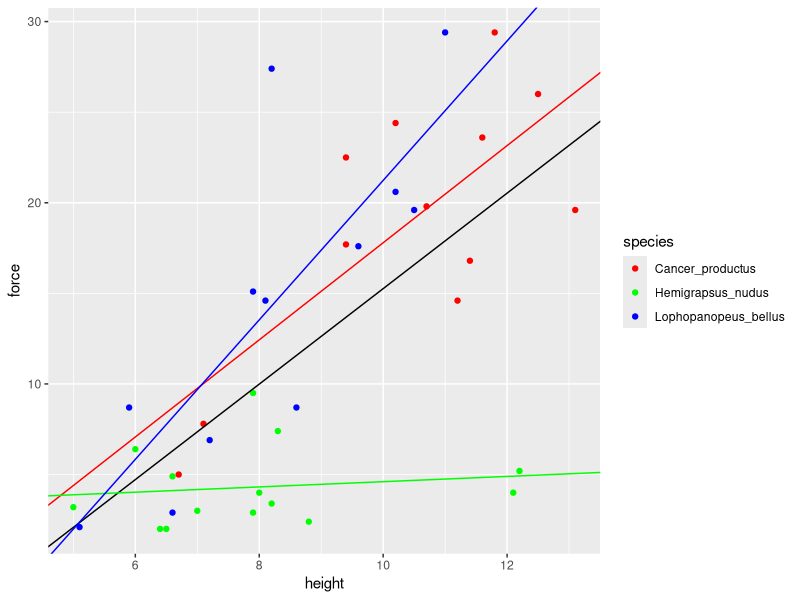
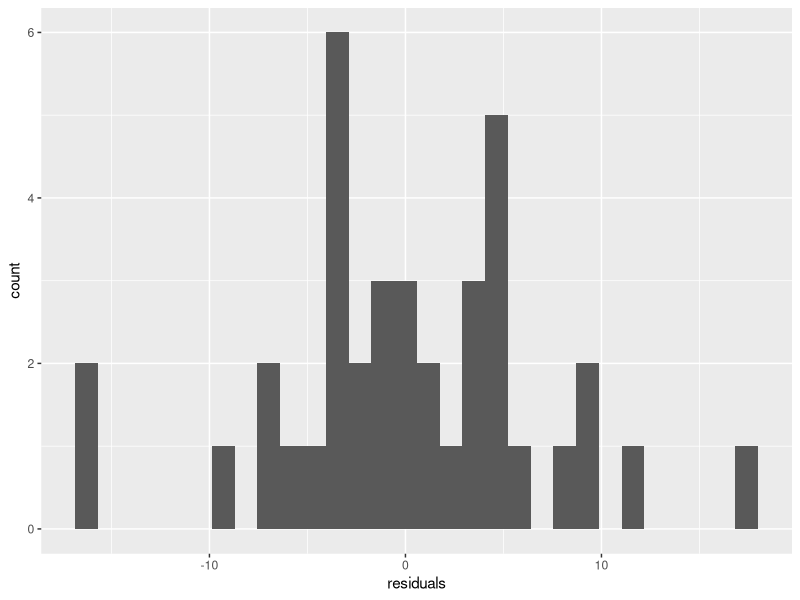
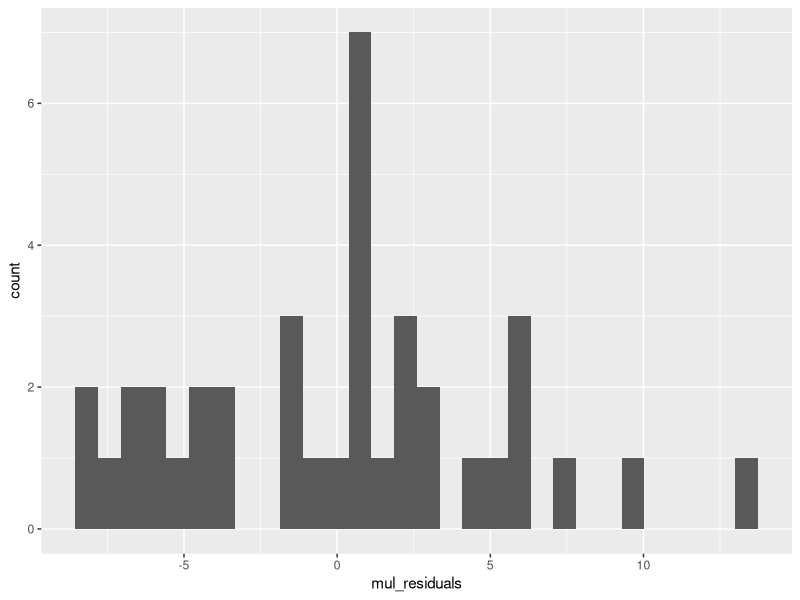
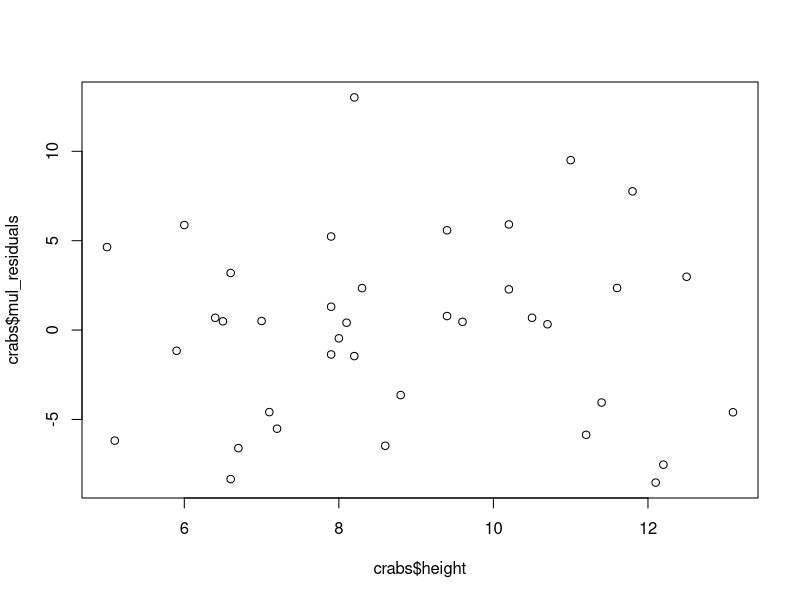
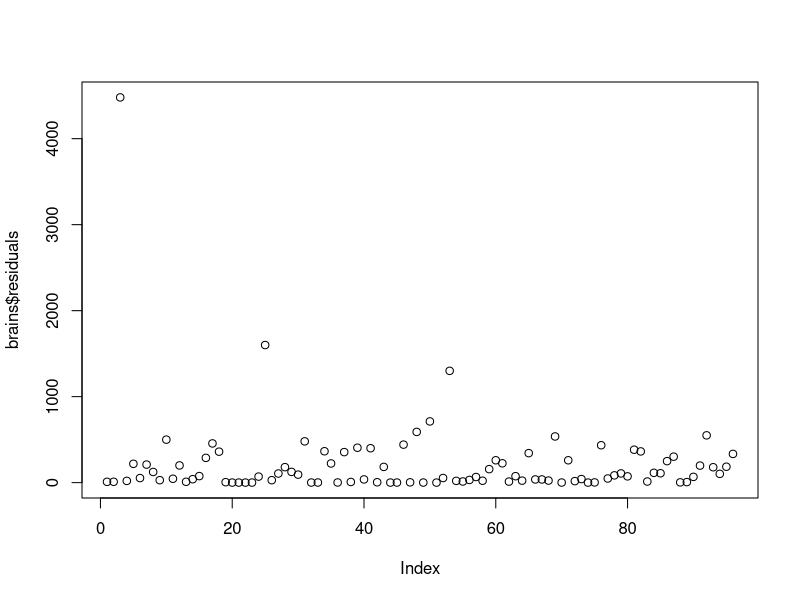
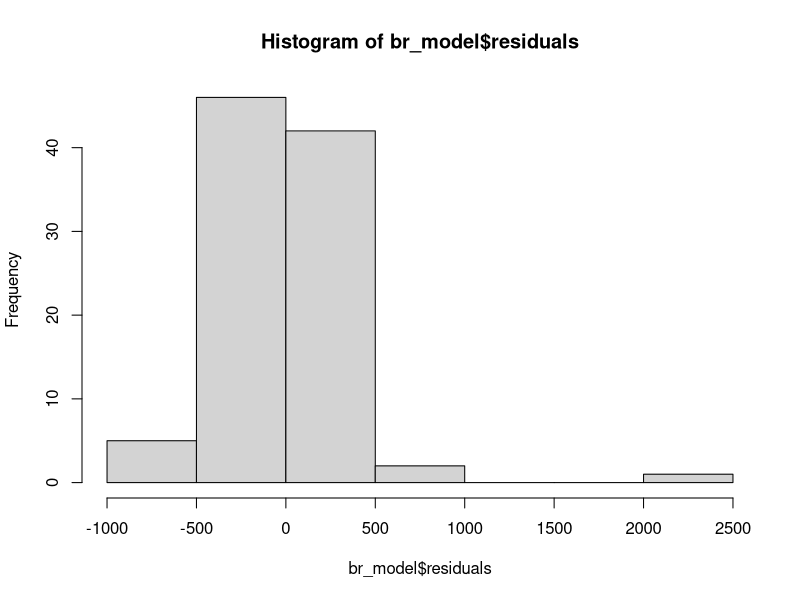

R code for these plots, in order:
## ---- chunk 1
rm( list = ls()); cat("\014")  # Clear environment
library(Hmisc)
library(ggplot2)
crabs <- read.csv('data/Crab17_2_2.csv')
names(crabs) <- sapply(names(crabs), tolower)
unique(crabs$species)
brains <- read.csv('data/Brain_2_2.csv')
names(brains) <- sapply(names(brains), tolower)
## ---- chunk 2
## a.
# find unique sepcies values
specs <- unique(crabs$species)
## b. Generate model
model <- lm(force~height, data=crabs)
model_cancer <- lm(force~height, data=subset(crabs, species == 'Cancer_productus'))
model_hemi <- lm(force~height, data=subset(crabs, species == 'Hemigrapsus_nudus'))
model_lapho <- lm(force~height, data=subset(crabs, species == 'Lophopanopeus_bellus'))
coeff <- coefficients(model)
group.colors <- c(Hemigrapsus_nudus = "green",
                  Lophopanopeus_bellus = "blue",
                  Cancer_productus ="red")
ggplot(crabs, aes(x=height, y=force, colour=species)) +
  geom_point() +
  # plot regression for all species
  scale_colour_manual(values=setNames(group.colors, specs)) +
  # plot regression for all species
  geom_abline(intercept= coeff[1],1, slope= coeff[2],1) +
  # plot regression for cancer
  geom_abline(intercept=  model_cancer$coefficients[1],1, 
              slope= model_cancer$coefficients['height'],1, color='red') +
  # plot regression for hemi
  geom_abline(intercept= model_hemi$coefficients[1],1, 
              slope= model_hemi$coefficients['height'],1, color='green') +
  # plot regression for lapho
  geom_abline(intercept= model_lapho$coefficients[1],1, 
              slope= model_lapho$coefficients['height'],1, color='blue')
print('all crabs')
print(summary(model))

crabs$residuals <- model$residuals
ggplot(crabs, aes(x=residuals)) + geom_histogram()
## ---- chunk 3

crabs$cancer <- crabs$species == 'Cancer_productus'
crabs$hemi <- crabs$species == 'Hemigrapsus_nudus'
crabs$lapho <- crabs$species == 'Lophopanopeus_bellus'

multi_model <- lm(force~height +cancer + hemi + lapho, data=crabs)

crabs$mul_residuals <- multi_model$residuals
ggplot(crabs, aes(x=mul_residuals)) + geom_histogram()

plot(crabs$height, crabs$mul_residuals)

summary(multi_model)

## ---- chunk 4
library(reshape2)
brains$gest_norm <- (brains$gestation - min(brains$gestation)) / 
                      max(brains$gestation) - min(brains$gestation)

brains$litter_norm <- (brains$litter - min(brains$litter)) / 
                      max(brains$litter) - min(brains$litter)

#brain_melt <- melt(brains, id.vars = "brain")
#brain_melt <- subset(brain_melt, variable == 'litter_norm' | variable == 'gest_norm')

#brain_melt$value <- sapply(brain_melt$value, as.numeric)

br_model <- lm(brain~gestation+litter, data=brains)
brains$resid <- br_model$residuals
summary(br_model)

#all_model <- lm(brain~gest_norm + litter_norm, data=brains)
gest_model <- lm(brain~gestation, data=brains)
litter_model <- lm(brain~litter, data=brains)

summary(br_model)

group.colors <- c(litter_norm = "red",
                  gest_norm = "blue")

plot(x=brains$brain, y=brains$residuals)
hist(br_model$residuals)
